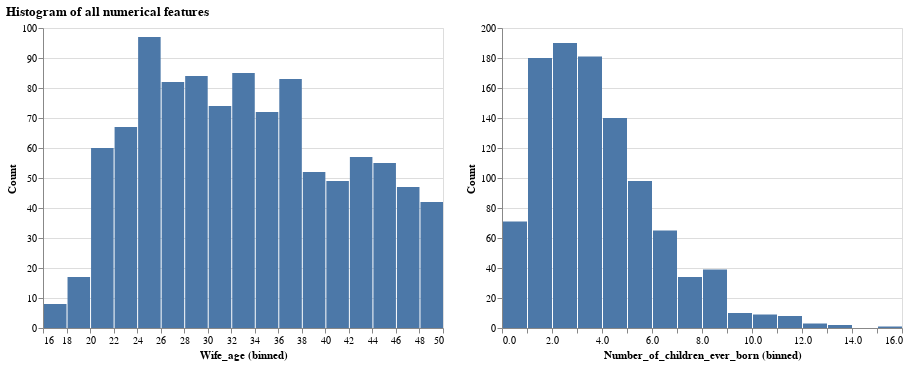

Notebook source saved alongside this figure:
### Markdown cell above
### 3.2 Plot the Histogram of all numerical features

### Code cell
alt.Chart(train_df).mark_bar().encode(
    x=alt.X(alt.repeat(), type="quantitative", bin=alt.Bin(maxbins=30)),
    y=alt.Y("count()", title="Count"),
).repeat(numerical_features, title="Histogram of all numerical features")

### Figure 1 — Vega-Lite specification as saved in the notebook (floating-point values rounded to 4 significant figures; data arrays with more than 128 entries replaced by an {"elided": "..."} marker saying what was removed)
{"$schema": "https://vega.github.io/schema/vega-lite/v4.8.1.json", "config": {"view": {"continuousHeight": 300, "continuousWidth": 400}}, "datasets": {"data-ef97d55f49947803b2e3f90a33cc2dfc": {"elided": "1031 records"}}, "repeat": ["Wife_age", "Number_of_children_ever_born"], "spec": {"data": {"name": "data-ef97d55f49947803b2e3f90a33cc2dfc"}, "encoding": {"x": {"bin": {"maxbins": 30}, "field": {"repeat": "repeat"}, "type": "quantitative"}, "y": {"aggregate": "count", "title": "Count", "type": "quantitative"}}, "mark": "bar"}, "title": "Histogram of all numerical features"}
